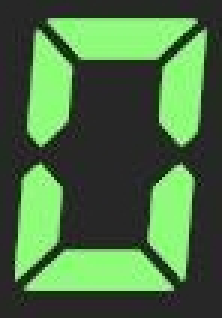
#> input picture digits/0.png, 74 x 106 px, found by its file name (shown 3 times larger); its folder holds only this picture in this run
$ python -i PiaDataReadNew.py   (imports and definitions only)
#> lines starting #> are read from the running program, lines starting #| are printed output that depends on the picture; after the words box and inside, x2 and y2 are one past the last pixel; in counts of white or black regions, pixels touching at a corner belong together
# -*- coding: UTF-8 -*-
import os
import cv2
import imutils
import numpy as np
from imutils import contours

class PiaDataPicNew:
    digits =[]
    def __init__(self):
        self.digits = self.loadDigits()

    def cv_show(self, name, img):
        # cv2.imshow(name, img)
        # cv2.waitKey(0)
        # cv2.destroyAllWindows()
        pass


    def loadDigits(self):
        digits =[]
        rectKernel4 = cv2.getStructuringElement(cv2.MORPH_RECT, (5 , 5))
        now_dir = os.getcwd()
        # print("当前运行目录：" + now_dir)
        numbers_address = now_dir + "\\digits"
        # 加载数字模板
        path = numbers_address
        filename = os.listdir(path)
        for file in filename:
            # print(file)
            image = cv2.imread(numbers_address + "\\" + file)
#> image is the input picture: shape (106, 74, 3); mean B, G, R 67.4, 111.9, 74.4
            image = imutils.resize(image, height=70)
#> image: shape (70, 48, 3)
            img_gray = cv2.cvtColor(image, cv2.COLOR_BGR2GRAY)
            group_02 = cv2.morphologyEx(img_gray, cv2.MORPH_CLOSE, rectKernel4)
            # 预处理
            group_04 = cv2.threshold(group_02, 0, 255, cv2.THRESH_BINARY  | cv2.THRESH_OTSU)[1]  # 二值化的group_1
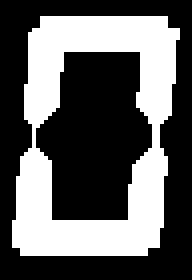
#> group_04: shape (70, 48) (shown 4 times larger); 37.3% white; 1 white region
            # self. cv_show("Output_image_2", group_04)
            # 计算每一组的轮廓 这样就分成n个小轮廓了
            digitCnts = cv2.findContours(group_04.copy(), cv2.RETR_EXTERNAL, cv2.CHAIN_APPROX_SIMPLE)[0]
#> digitCnts = 1 contour; box (x1, y1, x2, y2) and area: (3, 4, 45, 64) 2066
            x, y, w, h = cv2.boundingRect(digitCnts[0])
#> x = 3; y = 4; w = 42; h = 60
            digit_roi = imutils.resize(group_04[y:y+h, x:x+w], height=40)
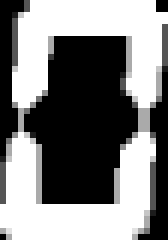
#> digit_roi: shape (40, 28) (shown 6 times larger); min 0, max 255, mean 126.9
#> in __init__, `self.digits = self.loadDigits()`: self.digits = 1 item
            # self. cv_show('digit_roi',digit_roi)
            # 将数字模板存到列表中
            digits.append(digit_roi)
            # self. cv_show("666", digit_roi)
        # print("加载数字模板成功")
        return digits

    def getHeadInfo(self, fileName):
#> called with fileName = 'digits/0.png'
        digits = self.digits
#> digits = 1 item
        rectKernel = cv2.getStructuringElement(cv2.MORPH_RECT, (15, 5))
        rectKernel2 = cv2.getStructuringElement(cv2.MORPH_RECT, (5 , 5))
        # rectKernel3 = cv2.getStructuringElement(cv2.MORPH_RECT, (6 , 6))
        # 读取图片
        image = cv2.imread(fileName)
        # 设置图片大小
        image = imutils.resize(image, height=60)
#> image: shape (60, 41, 3)
        # 灰度图
        gray = cv2.cvtColor(image, cv2.COLOR_BGR2GRAY)
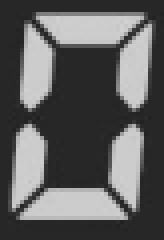
#> gray: shape (60, 41) (shown 4 times larger); min 33, max 208, mean 95.6
        self. cv_show('gray', gray)
        # 高斯模糊
        blurred = cv2.GaussianBlur(gray, (5, 5), 0)
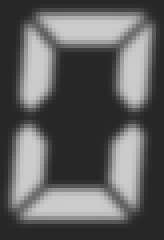
#> blurred: shape (60, 41) (shown 4 times larger); min 38, max 205, mean 95.6
        self. cv_show('blurred', blurred)
        # 轮廓
        edged = cv2.Canny(blurred, 50, 200, 255)
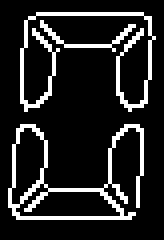
#> edged: shape (60, 41) (shown 4 times larger); 14.1% white in thin lines or dots, all inside (x1, y1, x2, y2) = (2, 3, 39, 55)
        # self. cv_show('name1', edged)
        thresh = cv2.morphologyEx(edged, cv2.MORPH_CLOSE, rectKernel)
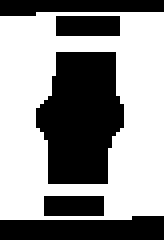
#> thresh: shape (60, 41) (shown 4 times larger); 56.9% white; 5 black regions, box (x1, y1, x2, y2) and area: (9, 13, 31, 46) 560, (0, 54, 41, 60) 213, (0, 0, 41, 4) 132, (14, 4, 30, 9) 80, (11, 49, 26, 54) 75
        self. cv_show('dst', thresh)
        # 轮廓
        cnts = cv2.findContours(thresh.copy(), cv2.RETR_EXTERNAL, cv2.CHAIN_APPROX_SIMPLE)[0]
#> cnts = 1 item
        card_copy = image.copy()
        cv2.drawContours(card_copy, cnts, -1, (0, 0, 255), 2)
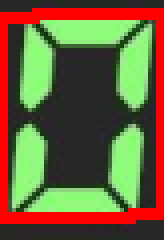
#> card_copy: shape (60, 41, 3) (shown 4 times larger); mean B, G, R 57.4, 96.7, 109

        # displayCnt = None
        locs = []  # 存符合条件的轮廓
        # card_copy2 = image.copy()
        for i, c in enumerate(cnts):
            # 计算矩形
            x, y, w, h = cv2.boundingRect(c)
            # print((x, y, w, h,x+w,y+h))
            ar = w / float(h)
            # print(ar)
            if 0 < ar < 4 :
                if (x > 0 ):
                    locs.append((x, y, w, h))
#> this loop made 1 pass
#> (x, y, w, h, ar) on pass 1: (0, 3, 41, 52, 0.788)
#> after the loop, locs = []
            # locs.append((x, y, w, h))
        locs = sorted(locs, key=lambda x: x[1])

        result01=[]
        for (k, (gx, gy, gw, gh)) in enumerate(locs):  # 遍历每一组大轮廓(包含4个数字)

            # 根据坐标提取每一个组(4个值)
            group_01 = gray[gy - 5:gy + gh + 5, gx - 5:gx + gw + 5]  # 往外扩一点
            self. cv_show("Output_image_",group_01)
            group_02 = cv2.morphologyEx(group_01, cv2.MORPH_CLOSE, rectKernel2)
            # 预处理
            group_04 = cv2.threshold(group_02, 0, 255, cv2.THRESH_BINARY  | cv2.THRESH_OTSU)[1]  # 二值化的group_1
            # 计算每一组的轮廓 这样就分成4个小轮廓了
            digitCnts = cv2.findContours(group_04.copy(), cv2.RETR_EXTERNAL, cv2.CHAIN_APPROX_SIMPLE)[0]
            # 排序
            digitCnts = contours.sort_contours(digitCnts, method="left-to-right")[0]

            groupOutput=[]
            # # 计算并匹配每一组中的每一个数值
            # print('*****************************')
            for i, c in enumerate(digitCnts):
                (x, y, w, h) = cv2.boundingRect(c)  # 外接矩形
                # print((k, x, y, w, h))
                self. cv_show("Output_image_",group_04 [y:y + h, x:x + w])
                # 数字1的宽度最小
                if w < 20:
                    groupOutput.append('1')
                else:
                    roi = group_04 [y:y + h, x:x + w]  # 在原图中取出小轮廓覆盖区域,即数字
                    # roi = cv2.GaussianBlur(roi, (5, 5), 0)
                    roi = cv2.threshold(roi, 0, 255, cv2.THRESH_BINARY  | cv2.THRESH_OTSU)[1]  # 二值化的group_1
                    roi = imutils.resize(roi, height=40)
                    # self. cv_show("Output_image_"+str(i), roi)
                    scores = []  # 单次循环中,scores存的是一个数值 匹配 10个模板数值的最大得分
                    # 在模板中计算每一个得分
                    # digits的digit正好是数值0,1,...,9;digitROI是每个数值的特征表示
                    for digitROI in digits:
                        # 进行模板匹配, res是结果矩阵
                        res = cv2.matchTemplate(roi, digitROI, cv2.TM_CCOEFF)  # 此时roi是X digitROI是0 依次是1,2.. 匹配10次,看模板最高得分多少
                        Max_score = cv2.minMaxLoc(res)[1]  # 返回4个,取第二个最大值Maxscore
                        scores.append(Max_score)  # 10个最大值
                    # 得到最合适的数字
                    groupOutput.append(str(np.argmax(scores)))  # 返回的是输入列表中最大值的位置
            result01.append("".join(groupOutput))
#> this loop made 0 passes
#> after the loop, result01 = []
        # print(result01)
        return tuple(result01)

# [6 lines of commented-out code are left out]

>>> result = PiaDataPicNew().getHeadInfo('digits/0.png')
#> result = ()

$ run again, on digits/3.png
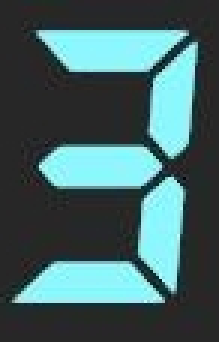
#> input picture digits/3.png, 73 x 114 px, found by its file name (shown 3 times larger)
#> in loadDigits, image is the input picture: shape (114, 73, 3); mean B, G, R 100.4, 98.7, 68.2
#> group_04: shape (70, 44); 31.1% white; 1 white region
#> digitCnts = 1 contour; box (x1, y1, x2, y2) and area: (3, 6, 40, 62) 839
#> in loadDigits, `x, y, w, h = cv2.boundingRect(digitCnts[0])`: x = 3; y = 6; w = 37; h = 56
#> self.digits = 1 item
#> edged: shape (60, 38); 12.1% white in thin lines or dots, all inside (x1, y1, x2, y2) = (3, 5, 35, 54)
#> thresh: shape (60, 38); 44.4% white; 1 white region
#> cnts = 1 contour; box (x1, y1, x2, y2) and area: (0, 5, 38, 54) 1036
#> in getHeadInfo, `cv2.drawContours(card_copy, cnts, -1, (0, 0, 255), 2)`:
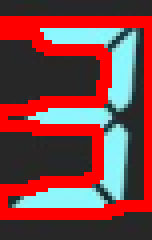
#> card_copy: shape (60, 38, 3) (shown 4 times larger); mean B, G, R 66.7, 65.7, 126.4
#> the loop in getHeadInfo, `for i, c in enumerate(cnts):` made 1 pass
#> (x, y, w, h, ar) on pass 1: (0, 5, 38, 49, 0.776)
#> after the loop in getHeadInfo, `for i, c in enumerate(cnts):`: locs = []
#> result = ()
